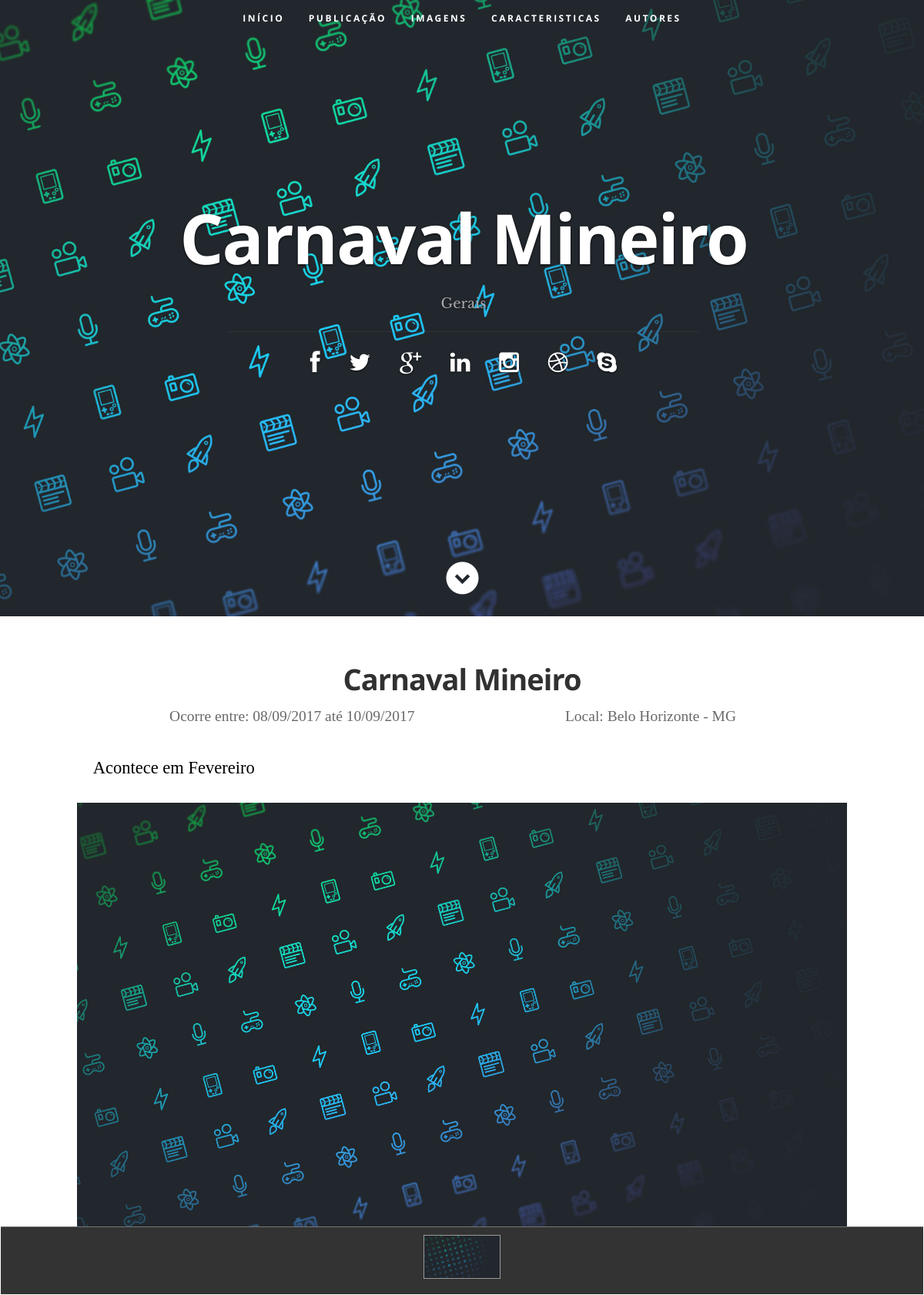
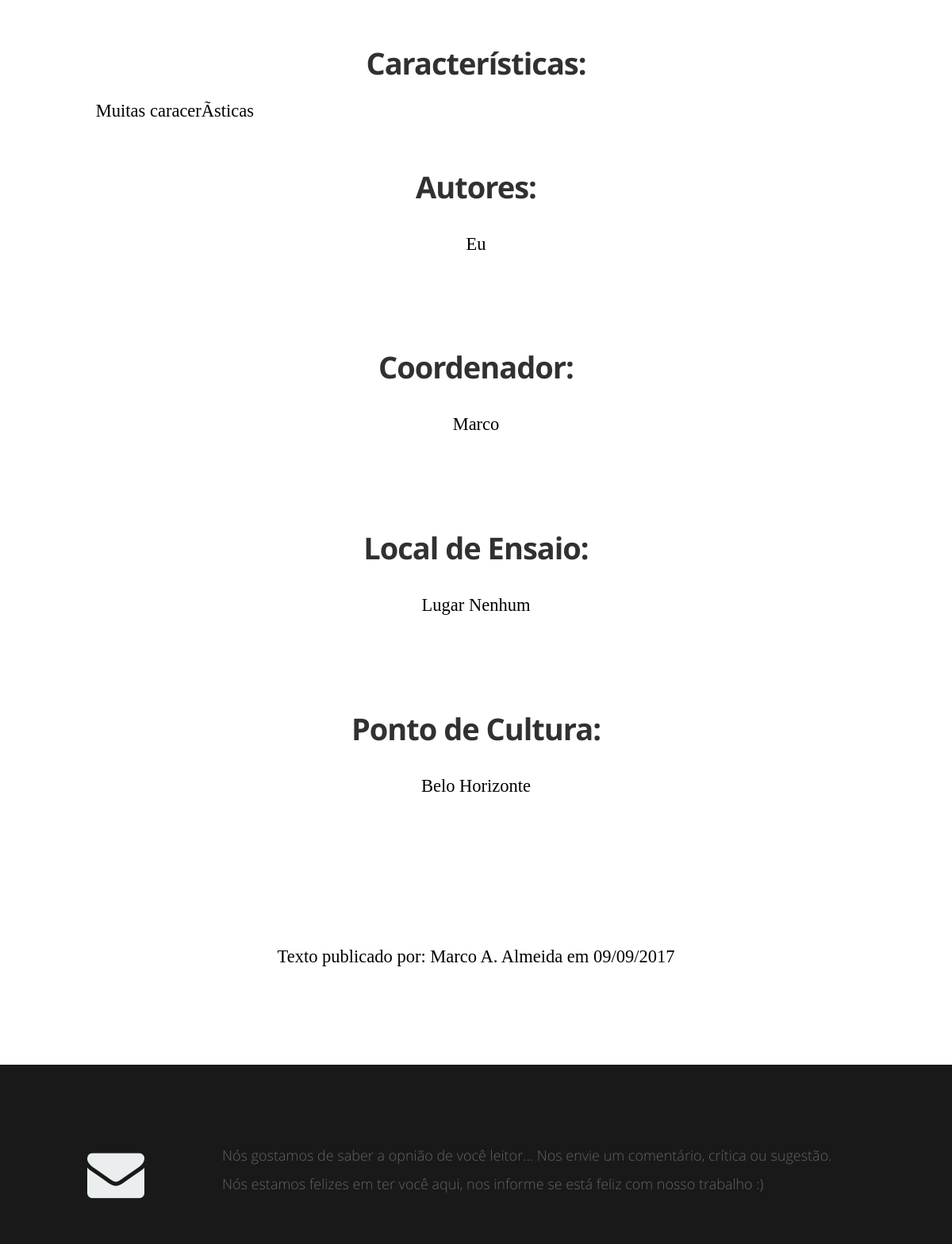
Page /site/publicacao.php?id=2 (upper part) on the committed database (2 pictures, top to bottom).
### tables this page shows
CREATE TABLE `img` (
  `id` int(11) NOT NULL,
  `nome` varchar(50) DEFAULT NULL,
  `endereco` varchar(100) NOT NULL,
  `ex` int(11) DEFAULT NULL
);

CREATE TABLE `eventos` (
  `id` int(11) NOT NULL,
  `titulo` varchar(100) NOT NULL,
  `data_inicio` date DEFAULT NULL,
  `data_fim` date DEFAULT NULL,
  `autores` varchar(100) DEFAULT NULL,
  `localizacao` varchar(100) DEFAULT NULL,
  `resumo` text NOT NULL,
  `caracteristicas` varchar(200) DEFAULT NULL,
  `coordenador` varchar(100) DEFAULT NULL,
  `local_ensaio` varchar(100) DEFAULT NULL,
  `ponto_cultura` varchar(100) DEFAULT NULL,
  `informacoes` varchar(200) DEFAULT NULL,
  `usuario` int(11) DEFAULT NULL,
  `data_pub` date DEFAULT NULL
);

CREATE TABLE `usuarios` (
  `id` int(11) NOT NULL,
  `nome` varchar(50) NOT NULL,
  `sobrenome` varchar(50) NOT NULL,
  `nascimento` date DEFAULT NULL,
  `email` varchar(50) NOT NULL,
  `senha` varchar(100) NOT NULL,
  `nivel` varchar(1) NOT NULL
);

### site/publicacao.php (the view, shortened to what this page needs)
<?php
   $id = $_GET['id'];
   include_once "conexao.php";
   $query = $con->prepare("SELECT endereco FROM img where ex=$id");
   $quer = $con->prepare("SELECT endereco FROM img where ex=$id");
   $query->execute();
   $quer->execute();
   $capa = $quer->fetch(PDO::FETCH_OBJ);
   $query2 = $con->prepare("SELECT * FROM eventos where id=$id");
   $query2->execute();
   $row2 = $query2->fetch(PDO::FETCH_OBJ);
?>
<!DOCTYPE html>
<html class="no-js" lang="pt-BR">
<head>
   <link rel="stylesheet" href="css/default.css">
	<link rel="stylesheet" href="css/layout.css">
   <link rel="stylesheet" href="css/media-queries.css">
   <link rel="stylesheet" href="css/magnific-popup.css">
   <link rel="stylesheet" href="estilo.css">
</head>
<body>
   <header id="home" style="background: #161415 url(<?php echo "/ZEUS/site/examples/".$capa->endereco?>) no-repeat top center;">
      <nav id="nav-wrap">
         <ul id="nav" class="nav">
            <li><a class="smoothscroll" href="#">Início</a></li>
            <li><a class="smoothscroll" href="#pagina">Publicação</a></li>
            <li><a class="smoothscroll" href="#fotos">Imagens</a></li>
            <li><a class="smoothscroll" href="#carc">Caracteristicas</a></li>
            <li><a class="smoothscroll" href="#autores">Autores</a></li>
         </ul>
      </nav>
      <div class="row banner">
         <div class="banner-text">
            <h1 class="responsive-headline"><?php echo  $row2->titulo ?></h1>
            <h3> <?php echo $row2->informacoes?> </h3>
            <hr />
            <ul class="social">
               <li><a href="#"><i class="fa fa-facebook"></i></a></li>
               <li><a href="#"><i class="fa fa-twitter"></i></a></li>
               <li><a href="#"><i class="fa fa-google-plus"></i></a></li>
               <li><a href="#"><i class="fa fa-linkedin"></i></a></li>
               <li><a href="#"><i class="fa fa-instagram"></i></a></li>
               <li><a href="#"><i class="fa fa-dribbble"></i></a></li>
               <li><a href="#"><i class="fa fa-skype"></i></a></li>
            </ul>
         </div>
      </div>
      <p class="scrolldown">
         <a class="smoothscroll" href="#pagina"><i class="icon-down-circle"></i></a>
      </p>
   </header>
   <div id="pagina">
      <h1 id="titulo">
         <?php echo $row2->titulo ?>
      </h1>
      <div id="ocorrencia">Ocorre entre: <?php echo date('d/m/Y',strtotime($row2->data_inicio))?>  até <?php echo date('d/m/Y',strtotime($row2->data_fim))?>  </div>
      <div id="local">Local: <?php echo $row2->localizacao?></div>
      <div id="resumo"><?php echo $row2->resumo ?></div>
   <div id="fotos">
      <div id="rolagem">
         <?php
            $cont=1;
            while ($row = $query -> fetch(PDO::FETCH_OBJ)){
               echo '<img src="/ZEUS/site/examples/'.$row->endereco.'" width="1000" height="200" alt="" id="img'.$cont.'">';
               $cont++;
            }
         ?>
      </div>
      <div id="miniaturas">
         <?php
            $query = $con->prepare("SELECT endereco FROM img WHERE ex=$id");
            $query->execute();
            $cont=1;
            while ($row = $query -> fetch(PDO::FETCH_OBJ)){
               echo '<div class="caixa-miniatura">
                  <a href="#img'.$cont.'"><img src="/ZEUS/site/examples/'.$row->endereco.'" width="110" height="60" alt=""></a></div>';
               $cont++;
            }
         ?>
      </div>
   </div>
      <h1 id="carc">Características:</h1>
      <div id="caracteristica"><?php echo $row2->caracteristicas?></div>
      <h1 id="carc"> Autores: </h1>
      <div id="autores"> <?php echo $row2->autores ?></div>
      <h1 id="carc"> Coordenador: </h1>
      <div id="autores"> <?php echo $row2->coordenador ?></div>
      <h1 id="carc"> Local de Ensaio: </h1>
      <div id="autores"> <?php echo $row2->local_ensaio ?></div>
      <h1 id="carc"> Ponto de Cultura: </h1>
      <div id="autores"> <?php echo $row2->ponto_cultura ?></div>
      <br>
      <?php $resultado = $con->query("SELECT nome, sobrenome FROM usuarios WHERE id = '$row2->usuario'");
      $res = $resultado->fetch(PDO::FETCH_OBJ);
      echo '<div id="autores">Texto publicado por: '.$res->nome. ' '.$res->sobrenome.' em '.date('d/m/Y',strtotime($row2->data_pub)).'</div>'?>
   </div>
   <section id="contact">
         <div class="row section-head">
            <div class="two columns header-col">
            </div>
            <div class="ten columns">
                  <p class="lead">Nós gostamos de saber a opnião de você leitor... Nos envie um comentário, crítica ou sugestão. Nós estamos felizes em ter você aqui, nos informe se está feliz com nosso trabalho :)
                  </p>
            </div>
         </div>
   </section>
</body>
</html>

### site/css/default.css (style rules this page uses)
html, body, div, span, object, iframe, h1, h2, h3, h4, h5, h6, p, blockquote, pre, abbr, address, cite, code, del, dfn, em, img, ins, kbd, q, samp, small, strong, sub, sup, var, b, i, dl, dt, dd, ol, ul, li, fieldset, form, label, legend, table, caption, tbody, tfoot, thead, tr, th, td, article, aside, canvas, details, figcaption, figure, footer, header, hgroup, menu, nav, section, summary, time, mark, audio, video { margin: 0; padding: 0; border: 0; outline: 0; font-size: 100%; vertical-align: baseline; background: transparent; }
article,aside,details,figcaption,figure, footer,header,hgroup,menu,nav,section { display: block; }
*, *:before, *:after { -moz-box-sizing: border-box; -webkit-box-sizing: border-box; box-sizing: border-box; }
html { font-size: 62.5%; -webkit-font-smoothing: antialiased; }
body { background: #fff; font-family: 'opensans-regular', sans-serif; font-weight: normal; font-size: 15px; line-height: 30px; color: #838C95; -webkit-font-smoothing: antialiased; -webkit-text-size-adjust: 100%; }
h1, h2, h3, h4, h5, h6 { color: #313131; font-family: 'opensans-bold', sans-serif; font-weight: normal; }
h1 { font-size: 38px; line-height: 42px; margin-bottom: 12px; letter-spacing: -1px; }
h3 { font-size: 22px; line-height: 30px; margin-bottom: 12px; }
p { margin: 0 0 30px 0; }
p.lead { font: 19px/36px 'opensans-light', sans-serif; margin-bottom: 18px; }
hr { border: solid #E3E3E3; border-width: 1px 0 0; clear: both; margin: 11px 0 30px; height: 0; }
a, a:visited { text-decoration: none; outline: 0; color: #11ABB0; -webkit-transition: color .3s ease-in-out; -moz-transition: color .3s ease-in-out; -o-transition: color .3s ease-in-out; transition: color .3s ease-in-out; }
p a, p a:visited { line-height: inherit; }
ul, ol { margin-bottom: 24px; margin-top: 12px; }
ul { list-style: none outside; }
li { line-height: 18px; margin-bottom: 12px; }
img { max-width: 100%; height: auto; }
.row { width: 96%; max-width: 1020px; margin: 0 auto; }
.row:before, .row:after { content: " "; display: table; }
.row:after { clear: both; }
.column, .columns { position: relative; padding: 0 20px; min-height: 1px; float: left; }
[class*="column"] + [class*="column"]:last-child { float: right; }
.row .two { width: 16.66667%; }
.row .ten { width: 83.33333%; }

### site/estilo.css (style rules this page uses)
#pagina { background-color: #fff; width: 100%; height: 100%; text-align: center; font-family: Times; }
#ocorrencia { color:#696969; display: inline-flex; margin-right: 16%; margin-left: -2%; font-size: 130% }
#local { display: inline-flex; color:#696969; font-size: 130% }
#resumo { margin-top: 3%; font-size: 150%; color: #000; margin-left:10%; margin-right:10%; width: 80%; text-align: justify; }
#carc { margin-top: 5%; }
#caracteristica { margin-top: 2%; font-size: 150%; color: #000; margin-left:10%; margin-right:10%; width: 80%; text-align: justify; }
#autores { font-family: Times; text-align: center; margin-top: 3%; width: 80%; margin-left: 10%; margin-right: 10%; color: #000; font-size: 150%; margin-bottom: 10%; }
#fotos { margin-top: 30px; }
#rolagem { overflow:hidden; height: 550px; width: auto; margin-left: auto; margin-right: auto; text-align: center; }
.caixa-miniatura { border: 1px solid #999; width: 100px; display: inline-block; margin-left: 2px; margin-right: 2px; padding: 0px; overflow:hidden; height:57px; }
#miniaturas { text-align:center; bottom: 0px; margin-left: auto; margin-right: auto; left:0px; right: 0px; border-top: thin solid #757575; padding-top: 10px; padding-bottom:10px; background-color:#333333; }
#titulo { margin-top: 5%; }

### rows in the picture
img: endereco (picture)
eventos: titulo "Carnaval Mineiro", informacoes "Gerais", data_inicio "08/09/2017", data_fim "10/09/2017", localizacao "Belo Horizonte - MG", resumo "Acontece em Fevereiro", caracteristicas "Muitas caracerÃ­sticas", autores "Eu", coordenador "Marco", local_ensaio "Lugar Nenhum", ponto_cultura "Belo Horizonte", data_pub "09/09/2017"
usuarios: nome "Marco", sobrenome "A. Almeida"
